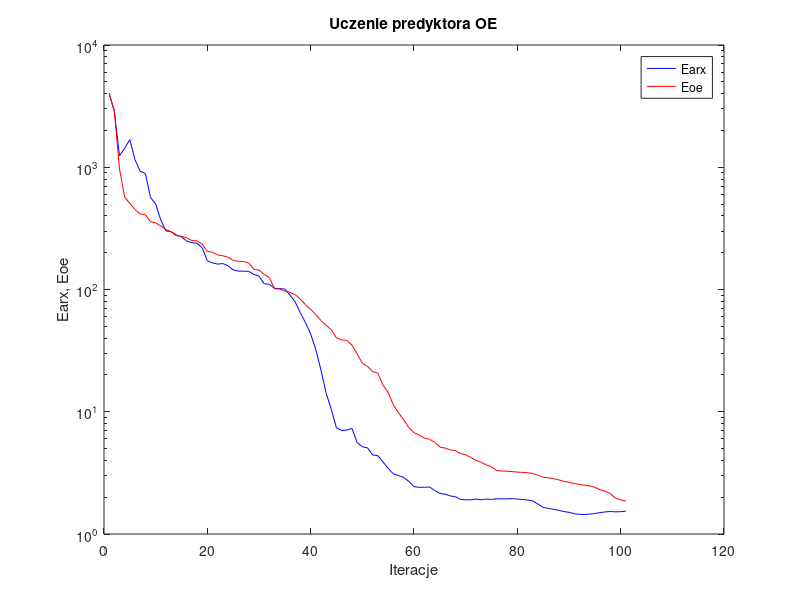
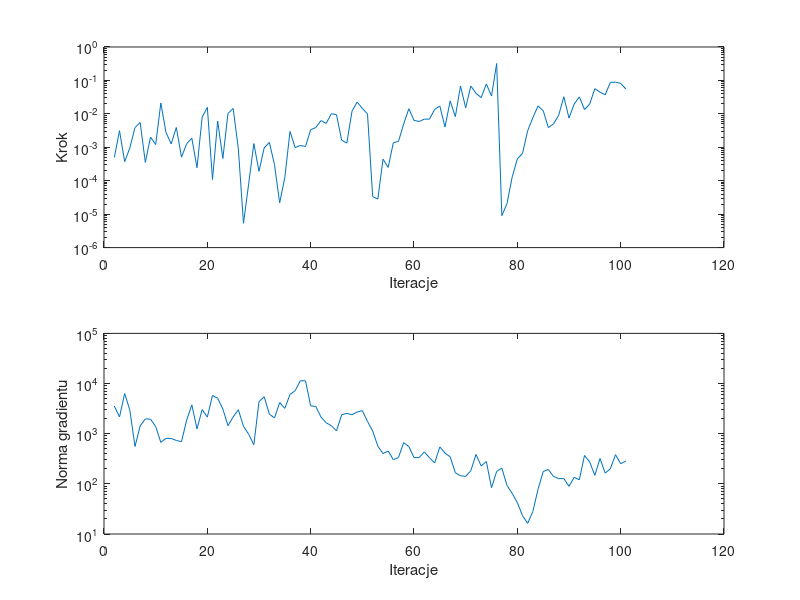

The MATLAB source for these figures, in order:
%uczenie predyktora oe
clear all;
n=0; farx(n+1)=4.035875e+003; foe(n+1)=3.962868e+003; wspucz(n+1)=0.000000e+000; ng(n+1)=0.000000e+000;
%odnowa zmiennej metryki
n=1; farx(n+1)=2.864163e+003; foe(n+1)=2.913494e+003; krok(n+1)=4.981850e-004; ng(n+1)=3.555136e+003;
n=2; farx(n+1)=1.242860e+003; foe(n+1)=9.696138e+002; krok(n+1)=3.141811e-003; ng(n+1)=2.158326e+003;
n=3; farx(n+1)=1.428870e+003; foe(n+1)=5.671533e+002; krok(n+1)=3.716872e-004; ng(n+1)=6.317234e+003;
n=4; farx(n+1)=1.682232e+003; foe(n+1)=5.079980e+002; krok(n+1)=9.562822e-004; ng(n+1)=2.947400e+003;
n=5; farx(n+1)=1.152377e+003; foe(n+1)=4.506572e+002; krok(n+1)=3.915058e-003; ng(n+1)=5.554572e+002;
n=6; farx(n+1)=9.273669e+002; foe(n+1)=4.145170e+002; krok(n+1)=5.485375e-003; ng(n+1)=1.433606e+003;
n=7; farx(n+1)=8.902443e+002; foe(n+1)=4.090149e+002; krok(n+1)=3.523348e-004; ng(n+1)=1.970123e+003;
n=8; farx(n+1)=5.663404e+002; foe(n+1)=3.585735e+002; krok(n+1)=2.013418e-003; ng(n+1)=1.945154e+003;
n=9; farx(n+1)=5.002468e+002; foe(n+1)=3.508137e+002; krok(n+1)=1.207660e-003; ng(n+1)=1.395002e+003;
n=10; farx(n+1)=3.691926e+002; foe(n+1)=3.308899e+002; krok(n+1)=2.117616e-002; ng(n+1)=6.703641e+002;
n=11; farx(n+1)=3.009557e+002; foe(n+1)=3.098870e+002; krok(n+1)=2.774090e-003; ng(n+1)=8.079120e+002;
n=12; farx(n+1)=2.970363e+002; foe(n+1)=2.961140e+002; krok(n+1)=1.265711e-003; ng(n+1)=8.045941e+002;
n=13; farx(n+1)=2.800766e+002; foe(n+1)=2.748565e+002; krok(n+1)=3.915058e-003; ng(n+1)=7.328969e+002;
n=14; farx(n+1)=2.694556e+002; foe(n+1)=2.723636e+002; krok(n+1)=5.053235e-004; ng(n+1)=6.919171e+002;
n=15; farx(n+1)=2.492953e+002; foe(n+1)=2.646421e+002; krok(n+1)=1.279942e-003; ng(n+1)=1.870832e+003;
n=16; farx(n+1)=2.412915e+002; foe(n+1)=2.514760e+002; krok(n+1)=1.869974e-003; ng(n+1)=3.748160e+003;
n=17; farx(n+1)=2.390540e+002; foe(n+1)=2.499928e+002; krok(n+1)=2.456358e-004; ng(n+1)=1.249366e+003;
n=18; farx(n+1)=2.198988e+002; foe(n+1)=2.352349e+002; krok(n+1)=8.009570e-003; ng(n+1)=3.033621e+003;
n=19; farx(n+1)=1.714111e+002; foe(n+1)=2.049253e+002; krok(n+1)=1.564440e-002; ng(n+1)=2.141053e+003;
n=20; farx(n+1)=1.651727e+002; foe(n+1)=2.016042e+002; krok(n+1)=1.086130e-004; ng(n+1)=5.788147e+003;
n=21; farx(n+1)=1.612414e+002; foe(n+1)=1.916224e+002; krok(n+1)=6.099924e-003; ng(n+1)=5.080516e+003;
n=22; farx(n+1)=1.630453e+002; foe(n+1)=1.888287e+002; krok(n+1)=4.630782e-004; ng(n+1)=3.106749e+003;
n=23; farx(n+1)=1.561946e+002; foe(n+1)=1.835400e+002; krok(n+1)=1.033570e-002; ng(n+1)=1.442516e+003;
n=24; farx(n+1)=1.445050e+002; foe(n+1)=1.730772e+002; krok(n+1)=1.450364e-002; ng(n+1)=2.158476e+003;
n=25; farx(n+1)=1.413794e+002; foe(n+1)=1.701286e+002; krok(n+1)=8.989595e-004; ng(n+1)=3.009155e+003;
%odnowa zmiennej metryki
n=26; farx(n+1)=1.411422e+002; foe(n+1)=1.695254e+002; krok(n+1)=5.356044e-006; ng(n+1)=1.399858e+003;
n=27; farx(n+1)=1.408264e+002; foe(n+1)=1.650428e+002; krok(n+1)=8.029770e-005; ng(n+1)=9.787265e+002;
n=28; farx(n+1)=1.329696e+002; foe(n+1)=1.460528e+002; krok(n+1)=1.291963e-003; ng(n+1)=6.020735e+002;
n=29; farx(n+1)=1.285008e+002; foe(n+1)=1.443040e+002; krok(n+1)=1.912125e-004; ng(n+1)=4.353821e+003;
n=30; farx(n+1)=1.115923e+002; foe(n+1)=1.329742e+002; krok(n+1)=9.615395e-004; ng(n+1)=5.454425e+003;
n=31; farx(n+1)=1.102619e+002; foe(n+1)=1.250688e+002; krok(n+1)=1.402081e-003; ng(n+1)=2.459770e+003;
n=32; farx(n+1)=1.022011e+002; foe(n+1)=1.014414e+002; krok(n+1)=3.033479e-004; ng(n+1)=2.066166e+003;
n=33; farx(n+1)=1.017319e+002; foe(n+1)=1.008661e+002; krok(n+1)=2.170937e-005; ng(n+1)=4.168516e+003;
n=34; farx(n+1)=1.008487e+002; foe(n+1)=9.692516e+001; krok(n+1)=1.260218e-004; ng(n+1)=3.195379e+003;
n=35; farx(n+1)=9.016930e+001; foe(n+1)=9.457802e+001; krok(n+1)=2.983603e-003; ng(n+1)=6.061872e+003;
n=36; farx(n+1)=7.918744e+001; foe(n+1)=9.076259e+001; krok(n+1)=9.749430e-004; ng(n+1)=7.203239e+003;
n=37; farx(n+1)=6.441911e+001; foe(n+1)=8.343346e+001; krok(n+1)=1.137064e-003; ng(n+1)=1.137842e+004;
n=38; farx(n+1)=5.356183e+001; foe(n+1)=7.496920e+001; krok(n+1)=1.055362e-003; ng(n+1)=1.133410e+004;
n=39; farx(n+1)=4.323699e+001; foe(n+1)=6.876583e+001; krok(n+1)=3.349706e-003; ng(n+1)=3.590071e+003;
n=40; farx(n+1)=3.224861e+001; foe(n+1)=6.242755e+001; krok(n+1)=3.907882e-003; ng(n+1)=3.484111e+003;
n=41; farx(n+1)=2.183992e+001; foe(n+1)=5.566447e+001; krok(n+1)=6.293742e-003; ng(n+1)=2.143662e+003;
n=42; farx(n+1)=1.416379e+001; foe(n+1)=5.094084e+001; krok(n+1)=5.172508e-003; ng(n+1)=1.649011e+003;
n=43; farx(n+1)=1.043975e+001; foe(n+1)=4.677462e+001; krok(n+1)=1.012568e-002; ng(n+1)=1.444392e+003;
n=44; farx(n+1)=7.370753e+000; foe(n+1)=4.023604e+001; krok(n+1)=9.454744e-003; ng(n+1)=1.139925e+003;
n=45; farx(n+1)=7.021108e+000; foe(n+1)=3.870107e+001; krok(n+1)=1.635770e-003; ng(n+1)=2.385726e+003;
n=46; farx(n+1)=7.092769e+000; foe(n+1)=3.834009e+001; krok(n+1)=1.329544e-003; ng(n+1)=2.543190e+003;
n=47; farx(n+1)=7.301198e+000; foe(n+1)=3.519453e+001; krok(n+1)=1.199953e-002; ng(n+1)=2.381186e+003;
n=48; farx(n+1)=5.589784e+000; foe(n+1)=2.968793e+001; krok(n+1)=2.254527e-002; ng(n+1)=2.708394e+003;
n=49; farx(n+1)=5.173902e+000; foe(n+1)=2.493051e+001; krok(n+1)=1.450364e-002; ng(n+1)=2.876630e+003;
n=50; farx(n+1)=5.069364e+000; foe(n+1)=2.351419e+001; krok(n+1)=9.955600e-003; ng(n+1)=1.755934e+003;
%odnowa zmiennej metryki
n=51; farx(n+1)=4.436056e+000; foe(n+1)=2.133215e+001; krok(n+1)=3.345851e-005; ng(n+1)=1.134473e+003;
n=52; farx(n+1)=4.375335e+000; foe(n+1)=2.068492e+001; krok(n+1)=2.832743e-005; ng(n+1)=5.659462e+002;
n=53; farx(n+1)=3.883472e+000; foe(n+1)=1.653624e+001; krok(n+1)=4.430569e-004; ng(n+1)=4.007214e+002;
n=54; farx(n+1)=3.439982e+000; foe(n+1)=1.437277e+001; krok(n+1)=2.509069e-004; ng(n+1)=4.527152e+002;
n=55; farx(n+1)=3.104108e+000; foe(n+1)=1.137612e+001; krok(n+1)=1.369522e-003; ng(n+1)=3.028260e+002;
n=56; farx(n+1)=3.011108e+000; foe(n+1)=9.814866e+000; krok(n+1)=1.499941e-003; ng(n+1)=3.357782e+002;
n=57; farx(n+1)=2.900027e+000; foe(n+1)=8.579502e+000; krok(n+1)=5.000456e-003; ng(n+1)=6.639261e+002;
n=58; farx(n+1)=2.696468e+000; foe(n+1)=7.418910e+000; krok(n+1)=1.420161e-002; ng(n+1)=5.553307e+002;
n=59; farx(n+1)=2.439557e+000; foe(n+1)=6.742317e+000; krok(n+1)=6.374691e-003; ng(n+1)=3.346679e+002;
n=60; farx(n+1)=2.409203e+000; foe(n+1)=6.471725e+000; krok(n+1)=5.915528e-003; ng(n+1)=3.335609e+002;
n=61; farx(n+1)=2.412161e+000; foe(n+1)=6.084721e+000; krok(n+1)=6.947618e-003; ng(n+1)=4.337339e+002;
n=62; farx(n+1)=2.423269e+000; foe(n+1)=5.952974e+000; krok(n+1)=6.951230e-003; ng(n+1)=3.315161e+002;
n=63; farx(n+1)=2.273014e+000; foe(n+1)=5.641221e+000; krok(n+1)=1.366559e-002; ng(n+1)=2.606405e+002;
n=64; farx(n+1)=2.145015e+000; foe(n+1)=5.144710e+000; krok(n+1)=1.705843e-002; ng(n+1)=5.451798e+002;
n=65; farx(n+1)=2.117174e+000; foe(n+1)=5.043952e+000; krok(n+1)=4.038010e-003; ng(n+1)=4.093964e+002;
n=66; farx(n+1)=2.048814e+000; foe(n+1)=4.874154e+000; krok(n+1)=2.440235e-002; ng(n+1)=3.460645e+002;
n=67; farx(n+1)=2.018704e+000; foe(n+1)=4.807030e+000; krok(n+1)=8.252113e-003; ng(n+1)=1.662340e+002;
n=68; farx(n+1)=1.916333e+000; foe(n+1)=4.542353e+000; krok(n+1)=6.826594e-002; ng(n+1)=1.449282e+002;
n=69; farx(n+1)=1.904189e+000; foe(n+1)=4.460720e+000; krok(n+1)=1.517118e-002; ng(n+1)=1.409966e+002;
n=70; farx(n+1)=1.903345e+000; foe(n+1)=4.219984e+000; krok(n+1)=6.814773e-002; ng(n+1)=1.827548e+002;
n=71; farx(n+1)=1.931157e+000; foe(n+1)=3.999997e+000; krok(n+1)=4.109961e-002; ng(n+1)=3.856380e+002;
n=72; farx(n+1)=1.906611e+000; foe(n+1)=3.861555e+000; krok(n+1)=3.052860e-002; ng(n+1)=2.276590e+002;
n=73; farx(n+1)=1.931297e+000; foe(n+1)=3.674824e+000; krok(n+1)=7.882375e-002; ng(n+1)=2.788522e+002;
n=74; farx(n+1)=1.918104e+000; foe(n+1)=3.548867e+000; krok(n+1)=3.413625e-002; ng(n+1)=8.378792e+001;
n=75; farx(n+1)=1.940075e+000; foe(n+1)=3.305735e+000; krok(n+1)=3.202323e-001; ng(n+1)=1.766142e+002;
%odnowa zmiennej metryki
n=76; farx(n+1)=1.938356e+000; foe(n+1)=3.272519e+000; krok(n+1)=9.041389e-006; ng(n+1)=2.058322e+002;
n=77; farx(n+1)=1.939506e+000; foe(n+1)=3.262900e+000; krok(n+1)=2.067984e-005; ng(n+1)=9.284243e+001;
n=78; farx(n+1)=1.947897e+000; foe(n+1)=3.241398e+000; krok(n+1)=1.278270e-004; ng(n+1)=6.464734e+001;
n=79; farx(n+1)=1.929263e+000; foe(n+1)=3.209197e+000; krok(n+1)=4.494798e-004; ng(n+1)=4.227747e+001;
n=80; farx(n+1)=1.918855e+000; foe(n+1)=3.191812e+000; krok(n+1)=6.510435e-004; ng(n+1)=2.327402e+001;
n=81; farx(n+1)=1.895722e+000; foe(n+1)=3.172103e+000; krok(n+1)=3.141811e-003; ng(n+1)=1.632272e+001;
n=82; farx(n+1)=1.864345e+000; foe(n+1)=3.127531e+000; krok(n+1)=7.632150e-003; ng(n+1)=2.807079e+001;
n=83; farx(n+1)=1.758299e+000; foe(n+1)=3.023270e+000; krok(n+1)=1.725161e-002; ng(n+1)=7.714448e+001;
n=84; farx(n+1)=1.650565e+000; foe(n+1)=2.916010e+000; krok(n+1)=1.251384e-002; ng(n+1)=1.757675e+002;
n=85; farx(n+1)=1.621726e+000; foe(n+1)=2.885663e+000; krok(n+1)=3.890421e-003; ng(n+1)=1.929207e+002;
n=86; farx(n+1)=1.592437e+000; foe(n+1)=2.836022e+000; krok(n+1)=5.000456e-003; ng(n+1)=1.406772e+002;
n=87; farx(n+1)=1.562694e+000; foe(n+1)=2.774510e+000; krok(n+1)=9.100900e-003; ng(n+1)=1.271725e+002;
n=88; farx(n+1)=1.525762e+000; foe(n+1)=2.697819e+000; krok(n+1)=3.252259e-002; ng(n+1)=1.274652e+002;
n=89; farx(n+1)=1.504542e+000; foe(n+1)=2.652632e+000; krok(n+1)=7.444102e-003; ng(n+1)=8.935537e+001;
n=90; farx(n+1)=1.467075e+000; foe(n+1)=2.588877e+000; krok(n+1)=1.964862e-002; ng(n+1)=1.347055e+002;
n=91; farx(n+1)=1.448004e+000; foe(n+1)=2.546360e+000; krok(n+1)=3.222183e-002; ng(n+1)=1.204107e+002;
n=92; farx(n+1)=1.440701e+000; foe(n+1)=2.512851e+000; krok(n+1)=1.340015e-002; ng(n+1)=3.680897e+002;
n=93; farx(n+1)=1.453451e+000; foe(n+1)=2.472782e+000; krok(n+1)=1.955649e-002; ng(n+1)=2.735229e+002;
n=94; farx(n+1)=1.471954e+000; foe(n+1)=2.412198e+000; krok(n+1)=5.671128e-002; ng(n+1)=1.476199e+002;
n=95; farx(n+1)=1.494755e+000; foe(n+1)=2.301547e+000; krok(n+1)=4.446078e-002; ng(n+1)=3.202295e+002;
n=96; farx(n+1)=1.516986e+000; foe(n+1)=2.240558e+000; krok(n+1)=3.715822e-002; ng(n+1)=1.637517e+002;
n=97; farx(n+1)=1.526639e+000; foe(n+1)=2.138761e+000; krok(n+1)=8.732707e-002; ng(n+1)=1.997894e+002;
n=98; farx(n+1)=1.518288e+000; foe(n+1)=1.963035e+000; krok(n+1)=8.877087e-002; ng(n+1)=3.814858e+002;
n=99; farx(n+1)=1.521845e+000; foe(n+1)=1.902729e+000; krok(n+1)=8.100548e-002; ng(n+1)=2.523317e+002;
n=100; farx(n+1)=1.537830e+000; foe(n+1)=1.857628e+000; krok(n+1)=5.576964e-002; ng(n+1)=2.848920e+002;

figure; semilogy(farx,'b'); hold on; semilogy(foe,'r'); xlabel('Iteracje'); ylabel('Earx, Eoe'); legend('Earx','Eoe'); title('Uczenie predyktora OE');
figure; subplot(2,1,1); semilogy(krok); xlabel('Iteracje'); ylabel('Krok');
subplot(2,1,2); semilogy(ng); xlabel('Iteracje'); ylabel('Norma gradientu');
Earx=farx(n+1)
Eoe=foe(n+1)
